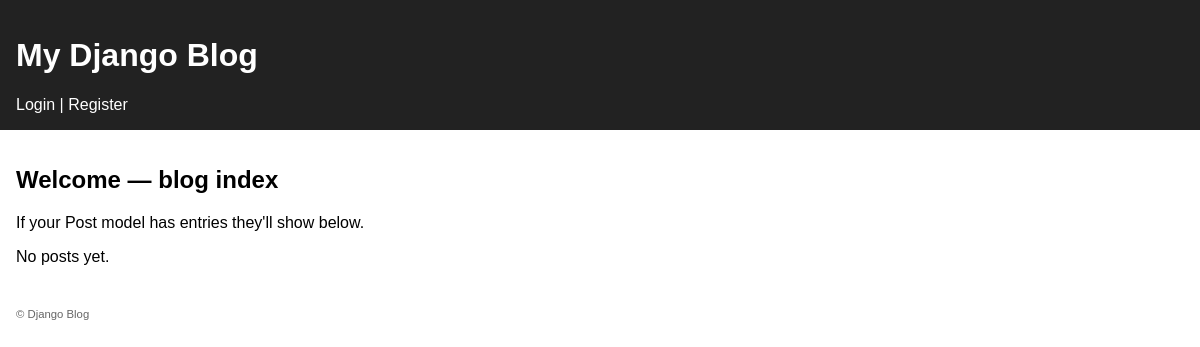
Before: / with the older database file.
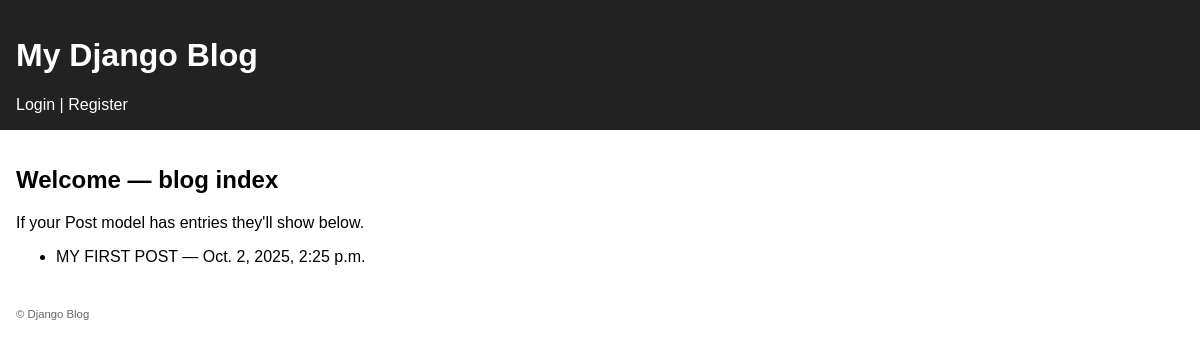
After: the same page with the newer database file.
### blog/models.py (models this page shows, shortened)
class Post(models.Model):
    title = models.CharField(max_length=200)
    content = models.TextField()
    published_date = models.DateTimeField(auto_now_add=True)
    author = models.ForeignKey(User, on_delete=models.CASCADE, related_name="posts")

### blog/views.py (the view)
def index(request):
    posts = Post.objects.all().order_by('-published_date')
    return render(request, 'blog/index.html', {'posts': posts})

### blog/templates/blog/index.html (shortened to what this page needs)
{% extends 'blog/base.html' %}
{% block content %}
  <h2>Welcome — blog index</h2>
  <p>If your Post model has entries they'll show below.</p>
  {% if posts %}
    <ul>
      {% for post in posts %}
        <li>{{ post.title }} — {{ post.published_date }}</li>
      {% endfor %}
    </ul>
  {% else %}
    <p>No posts yet.</p>
  {% endif %}
{% endblock %}

Changed rows visible on the page:
added Post: title "MY FIRST POST", published_date "Oct. 2, 2025, 2:25 p.m."
Other visible differences:
text no longer shown: "No posts yet."
